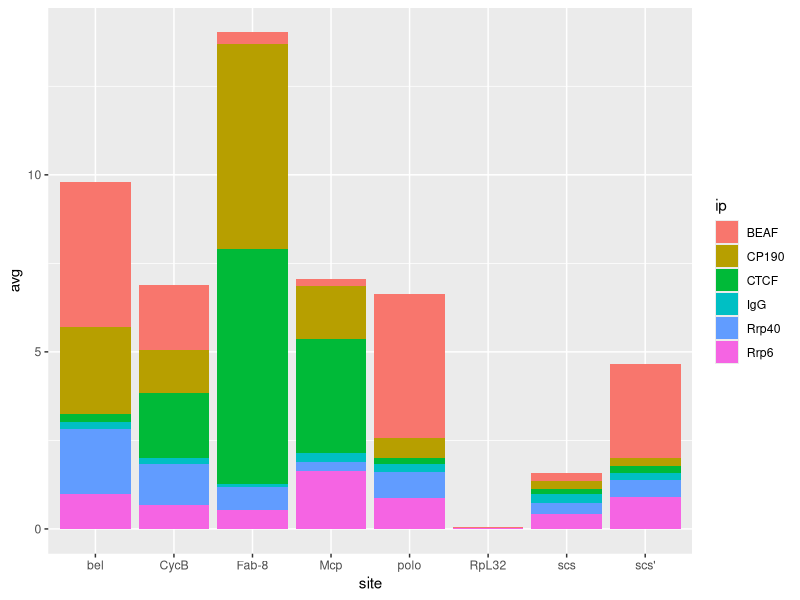
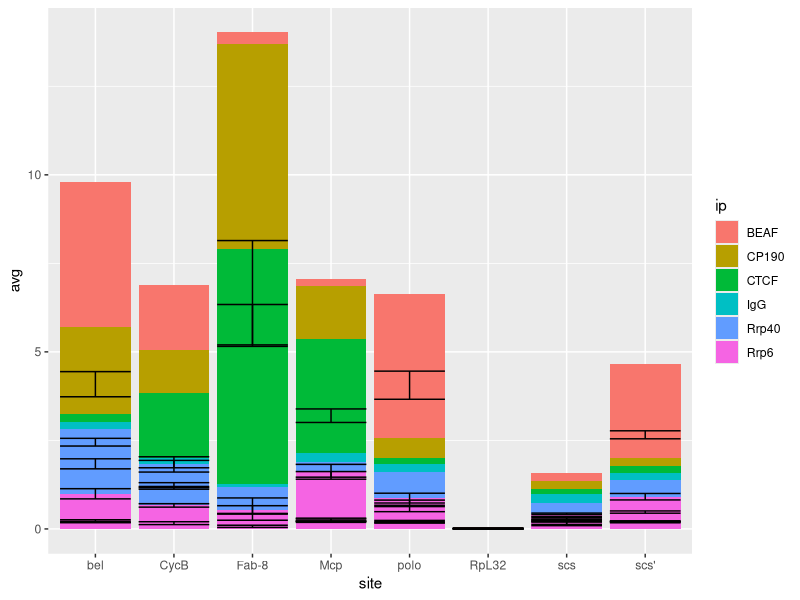
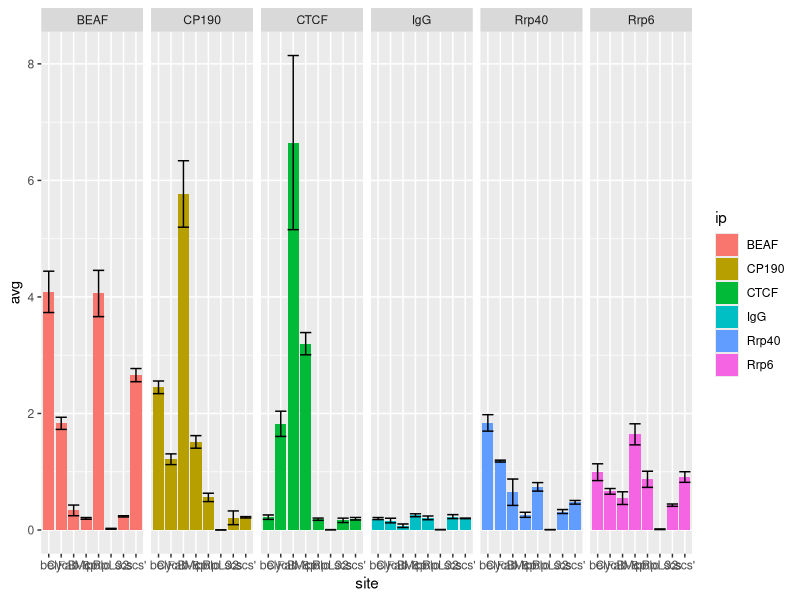
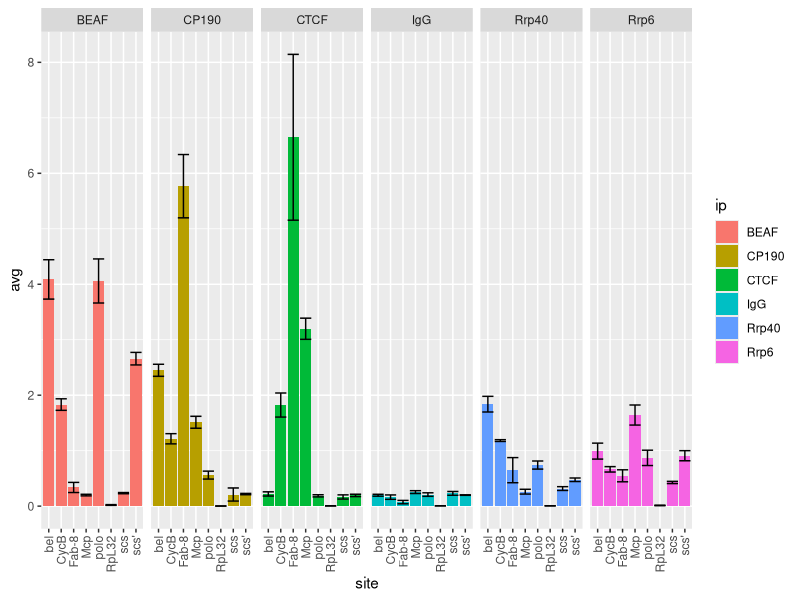
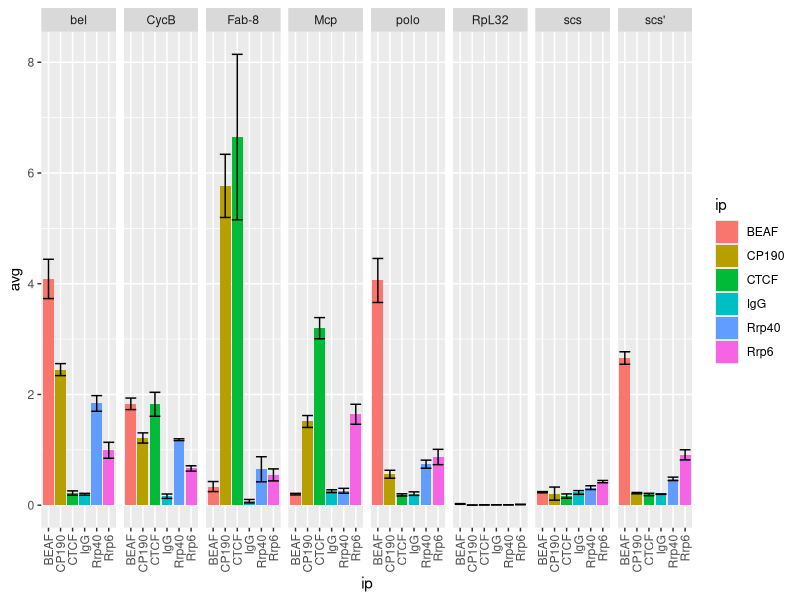
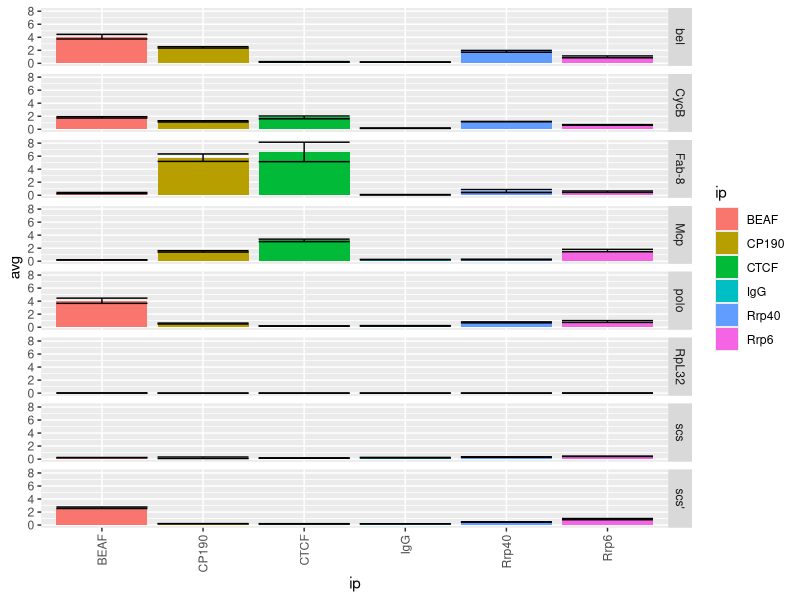
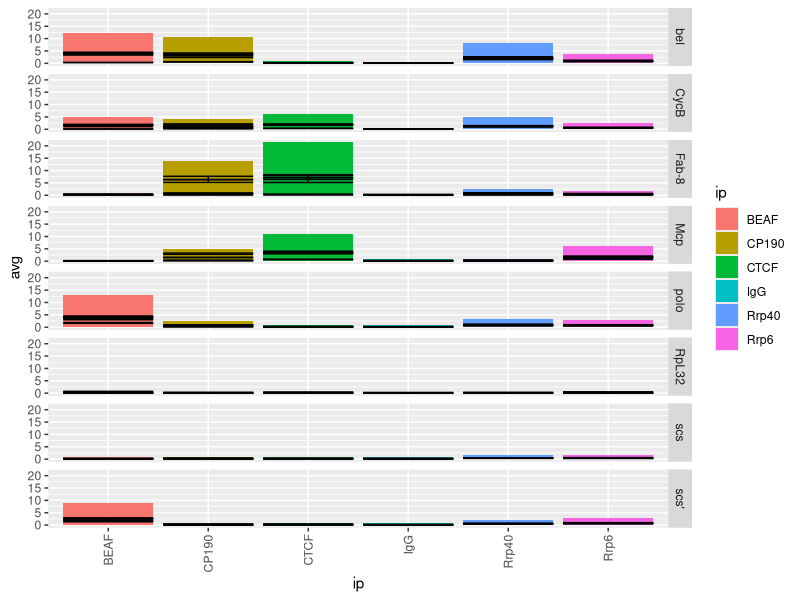
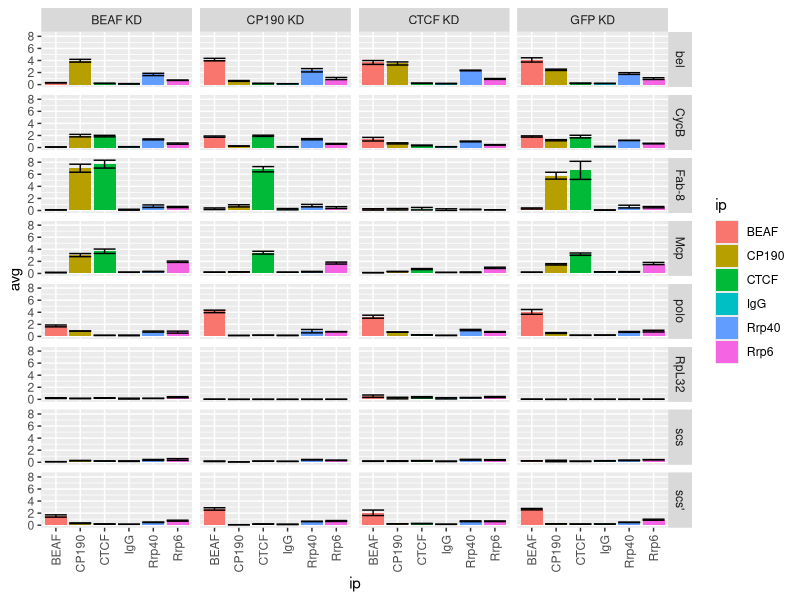

The R script that drew these images, in order:
## ---- chunk 1
library(ggplot2)
df <- read.table('knockdown-ChIP-data.txt', header=TRUE, stringsAsFactors=FALSE)
head(df)
## ---- chunk 2
df.gfp <- df[df$kd == 'GFP KD',]
## ---- chunk 3
ggplot(df.gfp) +
    geom_col(mapping=aes(x=site, y=avg, fill=ip))
## ---- chunk 4
ggplot(df.gfp) +
    geom_col(mapping=aes(x=site, y=avg, fill=ip)) +

    # add errorbars
    geom_errorbar(aes(x=site, ymax=avg + stddev, ymin=avg - stddev))
## ---- chunk 5
ggplot(df.gfp) +
    geom_col(mapping=aes(x=site, y=avg, fill=ip)) +
    geom_errorbar(aes(x=site, ymax=avg + stddev, ymin=avg - stddev)) +

    # add faceting
    facet_grid(.~ip)
## ---- chunk 6

ggplot(df.gfp) +
    geom_col(mapping=aes(x=site, y=avg, fill=ip)) +
    geom_errorbar(aes(x=site, ymax=avg + stddev, ymin=avg - stddev)) +
    facet_grid(.~ip) +

    # make x-axis labels vertical
    theme(axis.text.x=element_text(angle=90, hjust=1, vjust=0.5))
## ---- chunk 7

# save the theme changes
my_theme <- theme(axis.text.x=element_text(angle=90, hjust=1, vjust=0.5))

ggplot(df.gfp) +

    # was:
    # geom_col(mapping=aes(x=site, y=avg, fill=ip))
    geom_col(mapping=aes(x=ip, y=avg, fill=ip)) +
    geom_errorbar(aes(x=ip, ymax=avg + stddev, ymin=avg - stddev)) +

    # was: facet_grid(.~ip):
    facet_grid(.~site) +

    # add the theme
    my_theme
## ---- chunk 8
ggplot(df.gfp) +
    geom_col(mapping=aes(x=ip, y=avg, fill=ip)) +
    geom_errorbar(aes(x=ip, ymax=avg + stddev, ymin=avg - stddev)) +

    # was: facet_grid(.~site)
    facet_grid(site~.) +
    my_theme
## ---- chunk 9
# was: ggplot(df.gfp)
ggplot(df) +

    geom_col(mapping=aes(x=ip, y=avg, fill=ip)) +
    geom_errorbar(aes(x=ip, ymax=avg + stddev, ymin=avg - stddev)) +
    facet_grid(site~.) +
    my_theme
## ---- chunk 10
ggplot(df) +
    geom_col(mapping=aes(x=ip, y=avg, fill=ip)) +
    geom_errorbar(aes(x=ip, ymax=avg + stddev, ymin=avg - stddev)) +

    # was: facet_grid(site~.)
    facet_grid(site~kd) +
    my_theme
## ---- chunk 11
ggplot(df) +
    geom_col(mapping=aes(x=ip, y=avg, fill=ip)) +
    geom_errorbar(aes(x=ip, ymax=avg + stddev, ymin=avg - stddev)) +

    # was: facet_grid(site~kd)
    facet_grid(kd~site) +
    my_theme
## ---- chunk 12
ggplot(df) +
    # was:
    # geom_col(mapping=aes(x=ip, y=avg, fill=ip)) +
    geom_col(mapping=aes(x=site, y=avg, fill=ip)) +
    geom_errorbar(aes(x=site, ymax=avg + stddev, ymin=avg - stddev)) +

    # was:
    # facet_grid(kd~site)
    facet_grid(kd~ip) +
    my_theme
## ---- chunk 13
ggplot(df) +

    # was:
    # geom_col(mapping=aes(x=site, y=avg, fill=ip)) +
    geom_col(mapping=aes(x=kd, y=avg, fill=ip)) +
    geom_errorbar(aes(x=kd, ymax=avg + stddev, ymin=avg - stddev)) +

    # was:
    # facet_grid(kd~ip)
    facet_grid(ip~site) +
    my_theme
## ---- chunk 14
# Nicer colors. There are lots of color palette sites you can use for
# inspiration. Since we're aiming to highlight Rrp6 and Rrp40, they are on
# a different part of the color wheel than the insulator proteins
cols <- c(
          "BEAF"="#FF7F00",
          "CP190"="#FFD933",
          "IgG"="#888888",
          "Rrp40"="#5522bb",
          "Rrp6"="#990099",
          "CTCF"="#705121")
ggplot(df) +
    geom_col(mapping=aes(x=ip, y=avg, fill=ip)) +
    geom_errorbar(aes(x=ip, ymax=avg + stddev, ymin=avg - stddev)) +
    facet_grid(site~kd) +

    # Manually set the colors
    scale_fill_manual(values=cols) +

    # ggplot2 has a built-in black-and-white theme, that we're using to start
    # with:
    theme_bw() +
    theme(
          # our vertical x-axis labels from before
          axis.text.x=element_text(angle=90, hjust=1, vjust=0.5),

          # Don't shade the "strips", which are the panel row and column
          # labels.
          strip.background=element_rect(fill = NA, colour = NA),

          # Turn off the grids
          panel.grid.minor=element_blank(),
          panel.grid.major=element_blank(),

          # Change the text size in the strips
          strip.text=element_text(size=12),

          # Tweak the spacing between panels
          panel.border=element_blank(), panel.spacing=unit(1.5, "lines")
          ) +


    # Rename the x and y axis labels
    labs(y="Percent input", x='Antibody')
## ---- chunk 15
my_theme <- theme(axis.text.x=element_text(color=NULL)) +
    theme_bw() +
    theme(
          axis.text.x=element_text(angle=90, hjust=1, vjust=0.5),
          strip.background=element_rect(fill = NA, colour = NA),
          panel.grid.minor=element_blank(),
          panel.grid.major=element_blank(),
          strip.text=element_text(size=12),
          panel.border=element_blank(), panel.spacing=unit(1.5, "lines")
    )
## ---- chunk 16
ggplot(df) +
    geom_col(mapping=aes(x=ip, y=avg, fill=ip)) +
    geom_errorbar(aes(x=ip, ymax=avg + stddev, ymin=avg - stddev)) +
    scale_fill_manual(values=cols) +
    facet_grid(site~kd) +

    # was that long "theme" section:
    my_theme
## ---- chunk 17
ggplot(df) +

    # was:
    # geom_col(mapping=aes(x=ip, y=avg, fill=ip)) +
    geom_col(mapping=aes(x=site, y=avg, fill=ip)) +
    geom_errorbar(aes(x=site, ymax=avg + stddev, ymin=avg - stddev)) +
    scale_fill_manual(values=cols) +

    # was:
    # facet_grid(site~kd)
    facet_grid(ip~kd) +
    my_theme
## ---- chunk 18
ggplot(df) +
    geom_col(mapping=aes(x=kd, y=avg, fill=ip)) +
    geom_errorbar(aes(x=kd, ymax=avg + stddev, ymin=avg - stddev)) +
    scale_fill_manual(values=cols) +

    # was:
    # facet_grid(ip~kd) +
    facet_grid(ip~site) +
    my_theme
## ---- chunk 19

df$kd <- factor(df$kd, levels=c('GFP KD', 'BEAF KD', 'CP190 KD', 'CTCF KD'))
dodge <- position_dodge(width=.9)
ggplot(df) +
    aes(x=site, y=avg, ymax=avg+stddev, ymin=avg-stddev, fill=kd) +
    geom_col(position=dodge) +
    geom_errorbar(position=dodge, width=0.25)+
    scale_fill_manual(values=c(
        'GFP KD'='#000000',
        'BEAF KD'='#444444',
        'CP190 KD'='#999999',
        'CTCF KD'='#CCCCCC'
        ), limits=c('GFP KD', 'BEAF KD', 'CP190 KD', 'CTCF KD'))+
    facet_wrap(~ip) + my_theme
